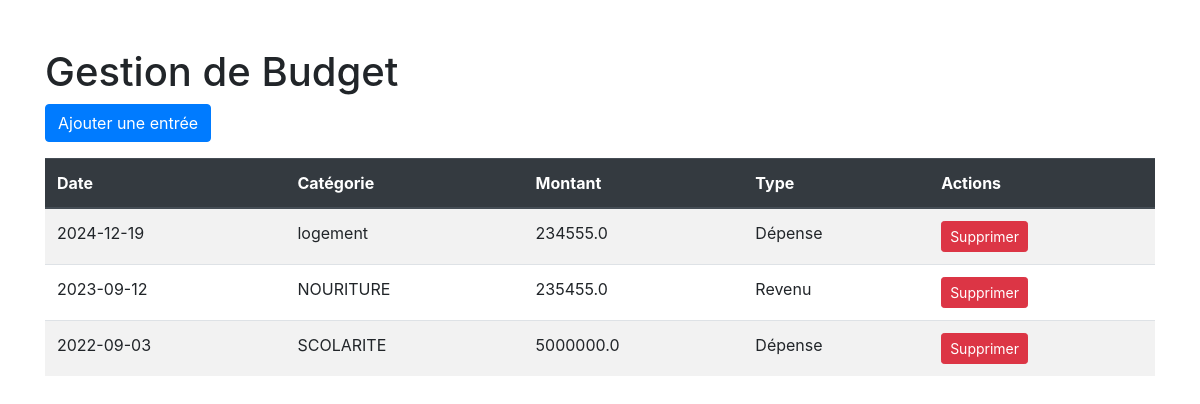
The page / on the database its author committed.
### tables this page shows
CREATE TABLE entries (
            id INTEGER PRIMARY KEY AUTOINCREMENT,
            date TEXT NOT NULL,
            category TEXT NOT NULL,
            amount REAL NOT NULL,
            type TEXT NOT NULL
        );

### app.py (the view)
@app.route('/')
def index():
    conn = get_db_connection()
    entries = conn.execute('SELECT * FROM entries').fetchall()
    conn.close()
    return render_template('index.html', entries=entries)

### app.py (called while the page is built)
def get_db_connection():
    conn = sqlite3.connect('abma.db')
    conn.row_factory = sqlite3.Row
    return conn

### templates/index.html (shortened to what this page needs)
{% extends "base.html" %}
{% block content %}
<h1 class="mt-5">Gestion de Budget</h1>
<div class="mb-3">
  <a href="{{ url_for('add') }}" class="btn btn-primary">Ajouter une entrée</a>
</div>
<div class="table-responsive">
  <table class="table table-striped">
    <thead class="thead-dark">
      <tr>
        <th>Date</th>
        <th>Catégorie</th>
        <th>Montant</th>
        <th>Type</th>
        <th>Actions</th>
      </tr>
    </thead>
    <tbody>
      {% for entry in entries %}
      <tr>
        <td>{{ entry.date }}</td>
        <td>{{ entry.category }}</td>
        <td>{{ entry.amount }}</td>
        <td>{{ entry.type }}</td>
        <td>
          <form action="{{ url_for('delete', entry_id=entry.id) }}" method="post" style="display:inline;">
            <button type="submit" class="btn btn-danger btn-sm">Supprimer</button>
          </form>
        </td>
      </tr>
      {% endfor %}
    </tbody>
  </table>
</div>
{% endblock %}

### templates/base.html (shortened to what this page needs)
<!doctype html>
<html lang="fr">
  <head>
    <link href="https://stackpath.bootstrapcdn.com/bootstrap/4.5.2/css/bootstrap.min.css" rel="stylesheet">
  </head>
  <body>
    <div class="container">
      {% block content %}{% endblock %}
    </div>
  </body>
</html>

### rows shown on the page
entries: date "2024-12-19", category "logement", amount "234555.0", type "Dépense"
entries: date "2023-09-12", category "NOURITURE", amount "235455.0", type "Revenu"
entries: date "2022-09-03", category "SCOLARITE", amount "5000000.0", type "Dépense"
